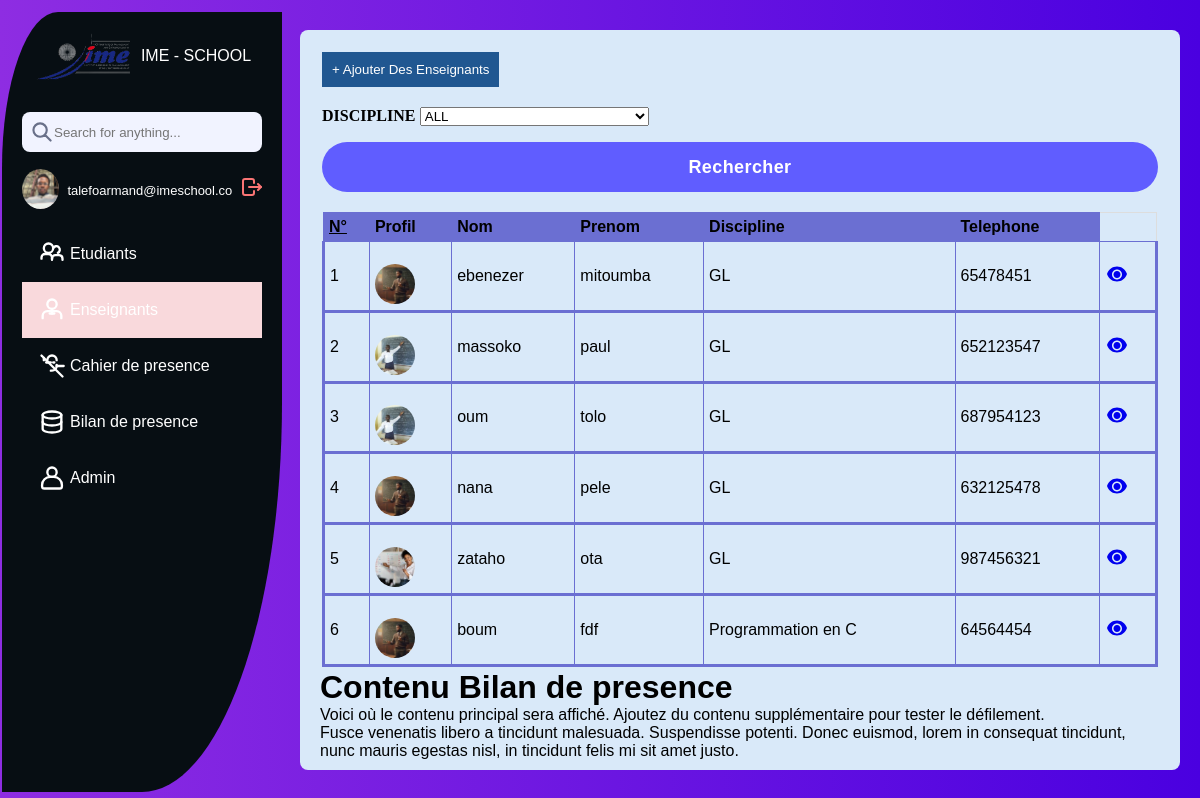
Page /pages/Enseignants/enseignant.php (signed in) on the committed database.
### tables this page shows
CREATE TABLE `enseignant` (
  `id` int(11) NOT NULL,
  `matricul` varchar(255) NOT NULL,
  `nom` varchar(255) NOT NULL,
  `prenom` varchar(255) NOT NULL,
  `date_nais` date NOT NULL,
  `telephone` varchar(255) NOT NULL,
  `email` varchar(255) NOT NULL,
  `bureau` varchar(255) NOT NULL,
  `departement` varchar(255) NOT NULL,
  `discipline` varchar(255) NOT NULL,
  `image` varchar(255) NOT NULL
);

### pages/Enseignants/enseignant.php (the view, shortened to what this page needs)
<!DOCTYPE html>
<html lang="fr">
<head>
    <link rel="stylesheet" href="style_enseignant.css">
</head>
<body>
    <aside>
        <div class="sidebar-top">
            <a href="#" class="logo__wrapper">
                <img src="../../assets/images/imelogos.png" alt="Logo" class="logo-small">
                <span class="hide">
                IME - SCHOOL
                </span>
            </a>
        </div>
        <div class="search__wrapper">
            <input type="search" placeholder="Search for anything...">
        </div>
        <div class="user-info">
            <div class="sidebar__profile">
                <div class="avatar__wrapper">
                    <img class="avatar" src="../../assets/images/leevan.jpg" alt="Joe Doe Picture">
            </div>
            <section class="avatar__name hide">
                <div class="email"><?php echo htmlspecialchars($_SESSION['user_email']); ?></div>
            </section>
            <a href="../login/logout.php"  class="logout">
            </a>
        </div>
        <div class="sidebar-links">
            <ul class="menu">
            <li >
              <a href="../Etudiants/etudiant.php" title="Apprenants" class="tooltip" class="menu-button active" onclick="handleClick(this)">
                  <span class="link hide" style="margin-left:-1.5rem;">Etudiants</span>
              </a>
          </li>
          <li class="menu-button active">
            <a href="../Enseignants/enseignant.php" title="Professeurs" class="tooltip" class="menu-button" onclick="handleClick(this)">
                <span class="link hide" style="margin-left:-1.5rem;">Enseignants</span>
            </a>
          </li>
          <li>
            <a href="../Cahier_de_presence/cahier_de_presence.php" title="Presence" class="tooltip" class="menu-button" onclick="handleClick(this)">
              <span class="link hide" style="margin-left:-1.5rem;">Cahier de presence</span>
            </a>
          </li>
          <li>
            <a href="../Bilan_de_presence/bilan_de_presence.php" title="Bilan" class="tooltip" class="menu-button" onclick="handleClick(this)">
              <span class="link hide" style="margin-left:-1.5rem;">Bilan de presence</span>
            </a>
          </li>
          <li>
            <a href="../utilisateurs/utilisateur.php" title="Users" class="tooltip" class="menu-button" onclick="handleClick(this)">
              <span class="link hide" style="margin-left:-1.5rem;">Admin</span>
            </a>
          </li>
            </ul>
        </div>
    </aside>
    <main>
    <div class="container">
            <button id="openModalBtn" class="add-attendance" >+ Ajouter Des Enseignants</button>
        <div class="class-selection">
          <form action="" method="post">
            <label for="class-select" style="font-family: Arial sans-serif; font-weight: bold; text-transform: uppercase;">Discipline</label>
            <select id="class-select" name="discipline">
                <option  value="">ALL</option>
            </select>
            <input type="submit" value="Rechercher" class="my-form__button">
          </form>
        </div>
            <div >
              <table class="students-table">
                <thead>
                    <tr style="border: 1px solid #DDD;">
                        <th><U>N°</U></th>
                        <th>Profil</th>
                        <th>Nom</th>
                        <th>Prenom</th>
                        <th>Discipline</th>
                        <th>Telephone</th>
                    </tr>
                </thead>
                <tbody>
                <?php
                 include "../../config/connexion.php";
                  try {
                      $pdo = new PDO($dsn, $username, $password);
                      $pdo->setAttribute(PDO::ATTR_ERRMODE, PDO::ERRMODE_EXCEPTION);
                      $sql = "SELECT * FROM enseignant WHERE 1";
                      $stmt = $pdo->prepare($sql);
                      $stmt->execute();
                      $counter = 1;
                      while ($row = $stmt->fetch(PDO::FETCH_ASSOC)) {
                      ?>
                    <tr style="border-bottom: 3px solid; border-right: 3px solid; border-left: 3px solid; border-color: #6b6fd2;">
                        <td><?php echo $counter++;?></td>
                        <td>
                          <div class="sidebar__profile">
                            <div class="avatar__wrapper">
                            <?php echo "<img class='avatar' src='{$row['image']}' >";?>
                          </div>
                        </td>
                        <td><?php echo  htmlspecialchars($row['nom']) ;?></td>
                        <td><?php echo  htmlspecialchars($row['prenom']) ;?></td>
                        <td><?php echo  htmlspecialchars($row['discipline']) ;?></td>
                        <td><?php echo  htmlspecialchars($row['telephone']) ;?></td>
                        <td>
                        <?php echo "<a href='profile.php?id=" . htmlspecialchars($row['id']) . "'><svg width='24' height='24' viewBox='0 0 24 24' fill='none' xmlns='http://www.w3.org/2000/svg'><path d='M12 4.5C7.5 4.5 3.737 7.252 2 12c1.737 4.748 5.5 7.5 10 7.5s8.263-2.752 10-7.5c-1.737-4.748-5.5-7.5-10-7.5zm0 13c-2.761 0-5-2.239-5-5s2.239-5 5-5 5 2.239 5 5-2.239 5-5 5zm0-8.5c-1.93 0-3.5 1.57-3.5 3.5s1.57 3.5 3.5 3.5 3.5-1.57 3.5-3.5-1.57-3.5-3.5-3.5z' fill='currentColor'/></svg></a>";?>
                        </td>
                        <?php
                        }
                      } catch (PDOException $e) {
                          echo "Erreur : " . $e->getMessage();
                      }
                      ?>
                    </tr>
                </tbody>
            </table>
          </div>
        </div>
        <h1>Contenu Bilan de presence</h1>
        <p>Voici où le contenu principal sera affiché. Ajoutez du contenu supplémentaire pour tester le défilement.</p>
        <p>Fusce venenatis libero a tincidunt malesuada. Suspendisse potenti. Donec euismod, lorem in consequat tincidunt, nunc mauris egestas nisl, in tincidunt felis mi sit amet justo.</p>
    </main>
</body>
</html>

### rows in the picture
enseignant: image (picture), nom "ebenezer", prenom "mitoumba", discipline "GL", telephone "65478451"
enseignant: image (picture), nom "massoko", prenom "paul", discipline "GL", telephone "652123547"
enseignant: image (picture), nom "oum", prenom "tolo", discipline "GL", telephone "687954123"
enseignant: image (picture), nom "nana", prenom "pele", discipline "GL", telephone "632125478"
enseignant: image (picture), nom "zataho", prenom "ota", discipline "GL", telephone "987456321"
enseignant: image (picture), nom "boum", prenom "fdf", discipline "Programmation en C", telephone "64564454"
